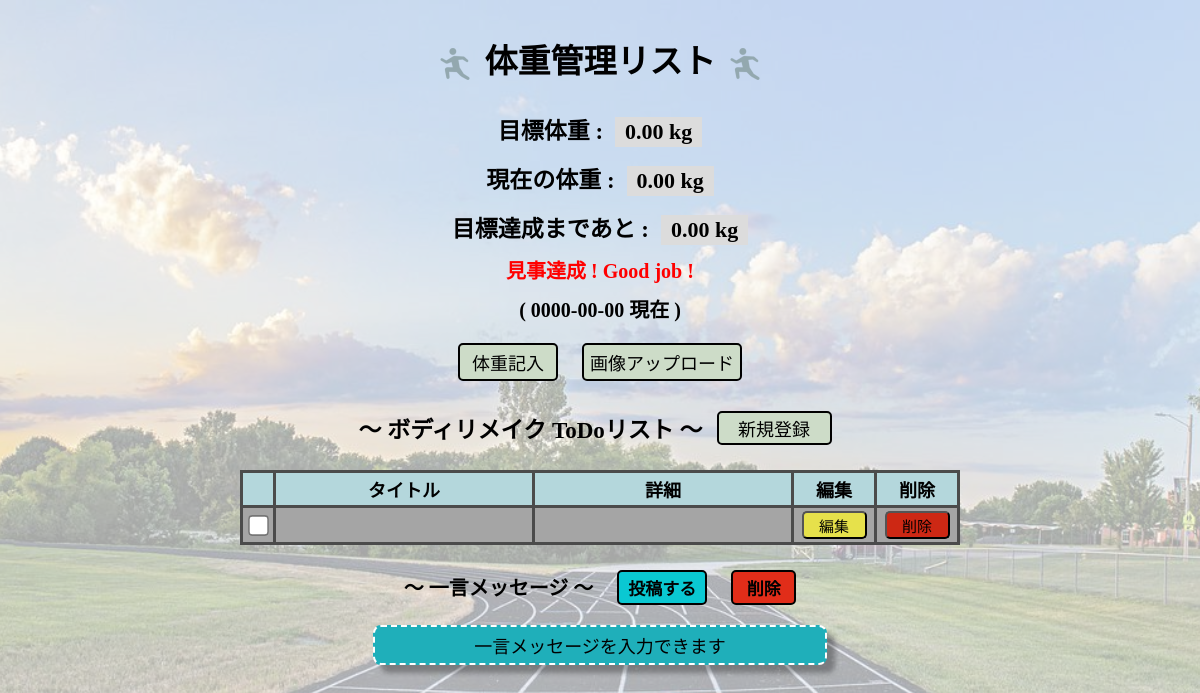
The app's page /app/public/view/todo/index.php, older data.
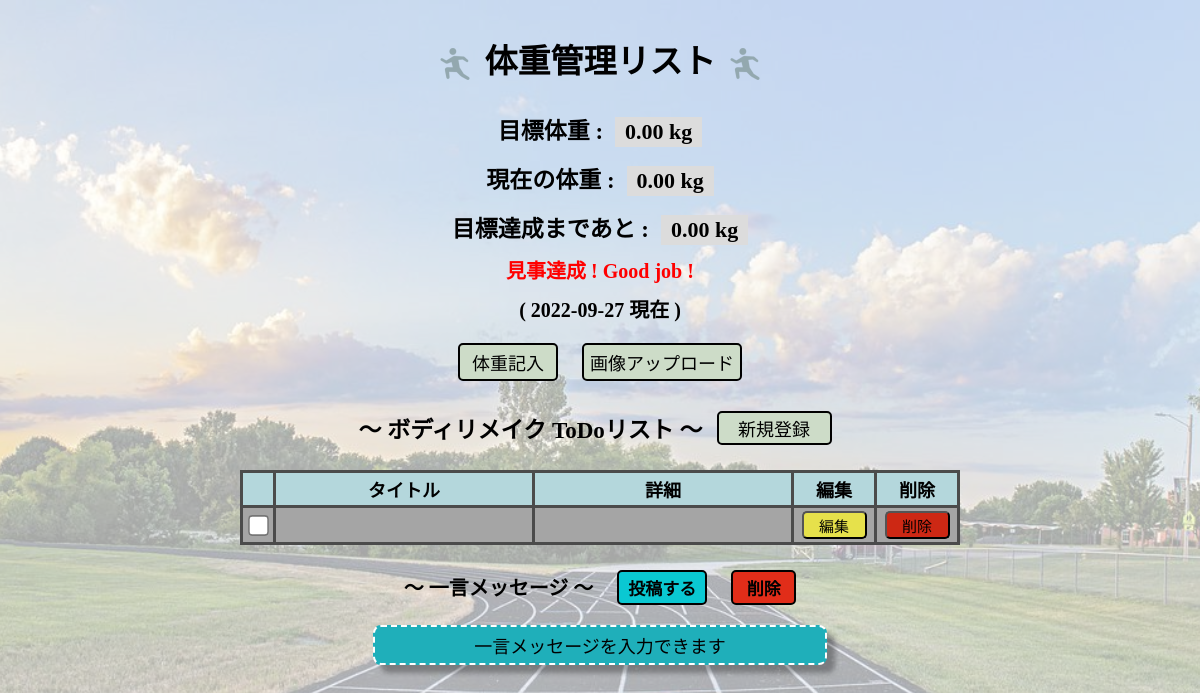
The same page, newer data.
### tables this page shows
CREATE TABLE bodies (
   id INT NOT NULL AUTO_INCREMENT PRIMARY KEY,
   nowweights DECIMAL(5,2),
   goalweights DECIMAL(5,2),
   nowdate DATE NOT NULL
);

CREATE TABLE todos (
   id INT NOT NULL AUTO_INCREMENT PRIMARY KEY,
   title VARCHAR(50), 
   content VARCHAR(255),
   is_done BOOL DEFAULT false,
   created_at datetime NOT NULL,
   updated_at datetime NOT NULL
);

### app/model/Database.php (called while the page is built, shortened)
<?php
class Database
{
    public static function todogetAll() {
        try {
            $pdo = new PDO(DSN, USER, PASSWORD);
            $pdo->setAttribute(PDO::ATTR_ERRMODE, PDO::ERRMODE_EXCEPTION);
            $pdo->setAttribute(PDO::ATTR_EMULATE_PREPARES, false);
            $sql = "SELECT * FROM todos";
            $pdo->beginTransaction();
            $stmt = $pdo->query($sql);
            $todolists = $stmt->fetchAll(PDO::FETCH_ASSOC);
            return $todolists;
            $pdo->commit();
        } catch (Exception $e) {
            error_log($e->getMessage());
            header("Location: ./../../view/error/404.html");
            $pdo->rollBack();
            exit;
        }
    }
    public static function postgetAll() {
        try {
            $pdo = new PDO(DSN, USER, PASSWORD);
            $pdo->setAttribute(PDO::ATTR_ERRMODE, PDO::ERRMODE_EXCEPTION);
            $pdo->setAttribute(PDO::ATTR_EMULATE_PREPARES, false);
            $sql = "SELECT * FROM posts ORDER BY id DESC LIMIT 1";
            $pdo->beginTransaction();
            $stmt = $pdo->query($sql);
            $wordlists = $stmt->fetchAll(PDO::FETCH_ASSOC);
            return $wordlists;
            $pdo->commit();
        } catch (Exception $e) {
            error_log($e->getMessage());
            header("Location: ./../../view/error/404.html");
            $pdo->rollBack();
            exit;
        }
    }
    public static function weightsgetAll() {
        try {
            $pdo = new PDO(DSN, USER, PASSWORD);
            $pdo->setAttribute(PDO::ATTR_ERRMODE, PDO::ERRMODE_EXCEPTION);
            $pdo->setAttribute(PDO::ATTR_EMULATE_PREPARES, false);
            $sql = "SELECT * FROM bodies ORDER BY id DESC LIMIT 1";
            $pdo->beginTransaction();
            $stmt = $pdo->query($sql);
            $bodylists = $stmt->fetchAll(PDO::FETCH_ASSOC);
            return $bodylists;
            $pdo->commit();
        } catch (Exception $e) {
            error_log($e->getMessage());
            header("Location: ./../../view/error/404.html");
            $pdo->rollBack();
            exit;
        }
    }
    public static function gapget() {
        try {
            $pdo = new PDO(DSN, USER, PASSWORD);
            $pdo->setAttribute(PDO::ATTR_ERRMODE, PDO::ERRMODE_EXCEPTION);
            $pdo->setAttribute(PDO::ATTR_EMULATE_PREPARES, false);
            $sql = "SELECT nowweights - goalweights FROM bodies ORDER BY id DESC LIMIT 1";
            $pdo->beginTransaction();
            $stmt = $pdo->query($sql);
            $difference = $stmt->fetch(PDO::FETCH_ASSOC);
            return $difference;
            $pdo->commit();
        } catch (Exception $e) {
            error_log($e->getMessage());
            header("Location: ./../../view/error/404.html");
            $pdo->rollBack();
            exit;
        }
    }
}

### app/controller/controller.php (called while the page is built, shortened)
<?php
require_once('./../../../model/Database.php');
class Utils {
    public static function h($str) {
        return htmlspecialchars($str, ENT_QUOTES, 'UTF-8');
    }
}
class Todocontroller {
    public function todos() {
        $todolists = Database::todogetAll();
        return $todolists;
    }
}
class Postcontroller {
    public  function posts() {
        $postlists = Database::postgetAll();
        return $postlists;
    }
}
class Weightcontroller {
    public  function weights() {
        $weightlists = Database::weightsgetAll();
        return $weightlists;
    }
    public function gapweights() {
        $difference = Database::gapget();
        return $difference;
    }
}

### app/public/view/todo/index.php (the view, shortened to what this page needs)
<?php
require_once('./../../../controller/controller.php');
$todocontroller = new Todocontroller();
$todolists = $todocontroller->todos();
$postcontroller = new Postcontroller();
$postlists = $postcontroller->posts();
$weightcontroller = new Weightcontroller();
$weightlists = $weightcontroller->weights();
$difference = $weightcontroller->gapweights();
?>
<!DOCTYPE html>
<html lang="ja">
<head>
    <link rel="stylesheet" href="./../../css/styles.css">
</head>
<body>
<main>
    <h1>
        <img src="./../logos/logo3.png" alt="">
        <a>体重管理リスト</a>
        <img src="./../logos/logo3.png" alt="">
    </h1>
    <?php if ($weightlists): ?>
        <?php foreach ($weightlists as $weight): ?>
            <p class="ideal-weight">目標体重 :</p>
            <p class="goal-weight"><?php echo Utils::h($weight['goalweights']); ?> kg</p><br>
            <p class="ideal-weight"> 現在の体重 :</p>
            <p class="goal-weight"><?php echo Utils::h($weight['nowweights']); ?> kg</p><br>
            <p class="ideal-weight">目標達成まであと :</p>
            <p class="goal-weight">
            <?php foreach ($difference as $different): ?>
                <?php echo Utils::h($different); ?>
            <?php endforeach; ?> kg</p>
            <p class="achieve">見事達成 ! Good job !</p>
            <p class="ideal-day">
            ( <?php echo Utils::h($weight['nowdate']); ?> 現在 )</p>
        <?php endforeach; ?>
    <?php endif; ?>
    <div>
        <a href="./../weight/weight.php"><button class="weight-btn">体重記入</button></a>
        <a href="./../file/file.php"><button class="picutre-btn">画像アップロード</button></a>
    </div>
    <div>
        <h2>〜 ボディリメイク ToDoリスト 〜</h2>
        <a href="create.php"><button class="new-btn">新規登録</button></a>
    </div>
    <?php if ($todolists): ?>
        <table>
            <thead>
                <tr>
                    <th scope="col"></th>
                    <th scope="col">タイトル</th>
                    <th scope="col">詳細</th>
                    <th scope="col">編集</th>
                    <th scope="col">削除</th>
                </tr>
            </thead>
            <tbody>
                <?php foreach ($todolists as $todo):?>
                    <tr data-token="<?= Utils::h($_SESSION['token']); ?>">
                        <td>
                            <input type="checkbox"
                            data-id="<?php echo Utils::h($todo['id'])?>"
                            <?= $todo['is_done'] ? 'checked' : ''; ?>>
                        </td>
                        <td class="<?= $todo['is_done'] ? 'done' : ''; ?>">
                        </td>
                        <td class="<?= $todo['is_done'] ? 'done' : ''; ?>">
                        </td>
                        <td>
                            <a href="edit.php?id=<?php echo Utils::h($todo['id'])?>">
                            <button class="edit-btn">編集</button></a>
                        </td>
                        <td>
                            <button class="delete-btn" data-id="<?php echo Utils::h($todo['id'])?>">削除</button>
                        </td>
                    </tr>
                <?php endforeach; ?>
            </tbody>
        </table>
    <?php endif; ?>
    <div class="postcreate">
        <span>〜 一言メッセージ 〜</span>
        <a href="./../post/post.php"><button class="post-btn">投稿する</button></a>
        <a class="wordbtn"
        data-token="<?= Utils::h($_SESSION['token']); ?>">
        <button class="postdlt-btn">削除</button></a>
    </div>
    <div class="message">
        <?php if ($postlists): ?>
            <?php foreach ($postlists as $post): ?>
                <p id="word"><?php echo Utils::h($post['content']); ?></p>
            <?php endforeach; ?>
        <?php else : ?>
            <p id="word">一言メッセージを入力できます</p>
        <?php endif; ?>
    </div>
</main>
</body>
</html>

### app/public/css/styles.css (style rules this page uses)
body { width: 100%; min-height: 100vh; margin: 0; text-align: center; background-image: url(./../view/logos/background.jpg); background-color:rgba(255, 255, 255, 0.65); background-blend-mode: lighten; background-repeat: no-repeat; background-position: center; background-size: cover; user-select: none; }
main { margin: 0 auto; max-width: 960px; }
h1 { margin: 35px auto 15px; font-size: 33px; text-align: center; }
h1 > img { display: inline-block; width: 32px; height: 32px; margin: 0 5px 3px; vertical-align: middle; }
.ideal-weight { display: inline-block; margin: 14px 8px 0 0; font-size: 23px; font-weight: bold; }
.goal-weight { display: inline-block; margin: 14px 0 0 0;; padding: 2px 10px; background-color:rgba(220, 220, 220); font-size: 22px; font-weight: bold; }
.achieve { margin: 10px auto 0; font-size: 20px; font-weight: bold; color:red; }
.ideal-day { margin: 10px 0 0; font-size: 20px; font-weight: bold; }
.weight-btn { width: 100px; height: auto; margin: 20px 10px 15px; padding: 4px 5px; border: 2px solid black; border-radius: 5px; background-color: rgb(205, 220, 200); font-size: 18px; cursor : pointer; }
.picutre-btn { width: 160px; height: auto; margin: 20px 10px 15px; padding: 4px 5px; border: 2px solid black; border-radius: 5px; background-color: rgb(205, 220, 200); font-size: 18px; cursor : pointer; }
h2 { display: inline-block; margin: 15px 10px 0 0; font-size: 23px; vertical-align: middle; }
.new-btn { width: 115px; height: auto; margin: 15px 10px 0 0; padding: 2px; border: 2px solid black; border-radius: 5px; background-color: rgb(205, 220, 200); font-size: 18px; cursor : pointer; vertical-align: middle; }
table { border-collapse: collapse; table-layout: fixed; width: 720px; height: auto; margin: 25px auto 0; font-size: 20px; text-align: center; }
input[type=checkbox] { transform: scale(1.6); margin: 0; cursor : pointer; }
table th:nth-child(1) { width: 30px; }
table th:nth-child(4) { width: 80px; }
table th:nth-child(5) { width: 80px; }
th,td { padding: 3px 0; border: 3px solid rgb(75, 75, 75); }
th { background-color: rgb(180, 215, 220); font-size: 18px; font-weight: bold; }
td { height: auto; background-color: rgb(165, 165, 165); word-wrap: break-word; }
.edit-btn { width: 65px; height: 28px; border-radius: 5px; background-color:rgb(230, 225, 75); font-size: 15px; cursor : pointer; }
.delete-btn { width: 65px; height: 28px; border-radius: 5px; background:rgb(205, 40, 20); font-size: 15px; cursor : pointer; }
.postcreate { margin: 20px 0 0; }
.postcreate > span { display: inline-block; margin: 5px 10px 0 10px; font-size: 20px; font-weight: bold; }
.post-btn { width: 90px; height: auto; margin: 5px 10px 0 10px; padding: 3px 0; border: 2px solid black; border-radius: 5px; background-color: rgb(10, 200, 210); font-size: 17px; font-weight: bold; cursor : pointer; }
.postdlt-btn { width: 65px; height: 35px; margin: 5px 10px 0 10px; padding: 3px 0; border: 2px solid black; border-radius: 5px; background-color:rgb(225, 45, 25); font-size: 17px; font-weight: bold; cursor : pointer; }
.message { width: 450px; height: auto; margin: 20px auto 50px; border: dashed 2px white; border-radius: 8px; background-color: rgb(31, 175, 186); box-shadow: 8px 8px 5px rgba(0,0,0,0.3); }
#word { margin: 0; padding: 5px; font-size: 18px; text-align: center; white-space: pre-wrap; }
img { width: 300px; height: 360px; margin: 20px auto; }

Row changes from the older to the newer data that the page shows:
changed bodies: nowdate "0000-00-00" → "2022-09-27"
